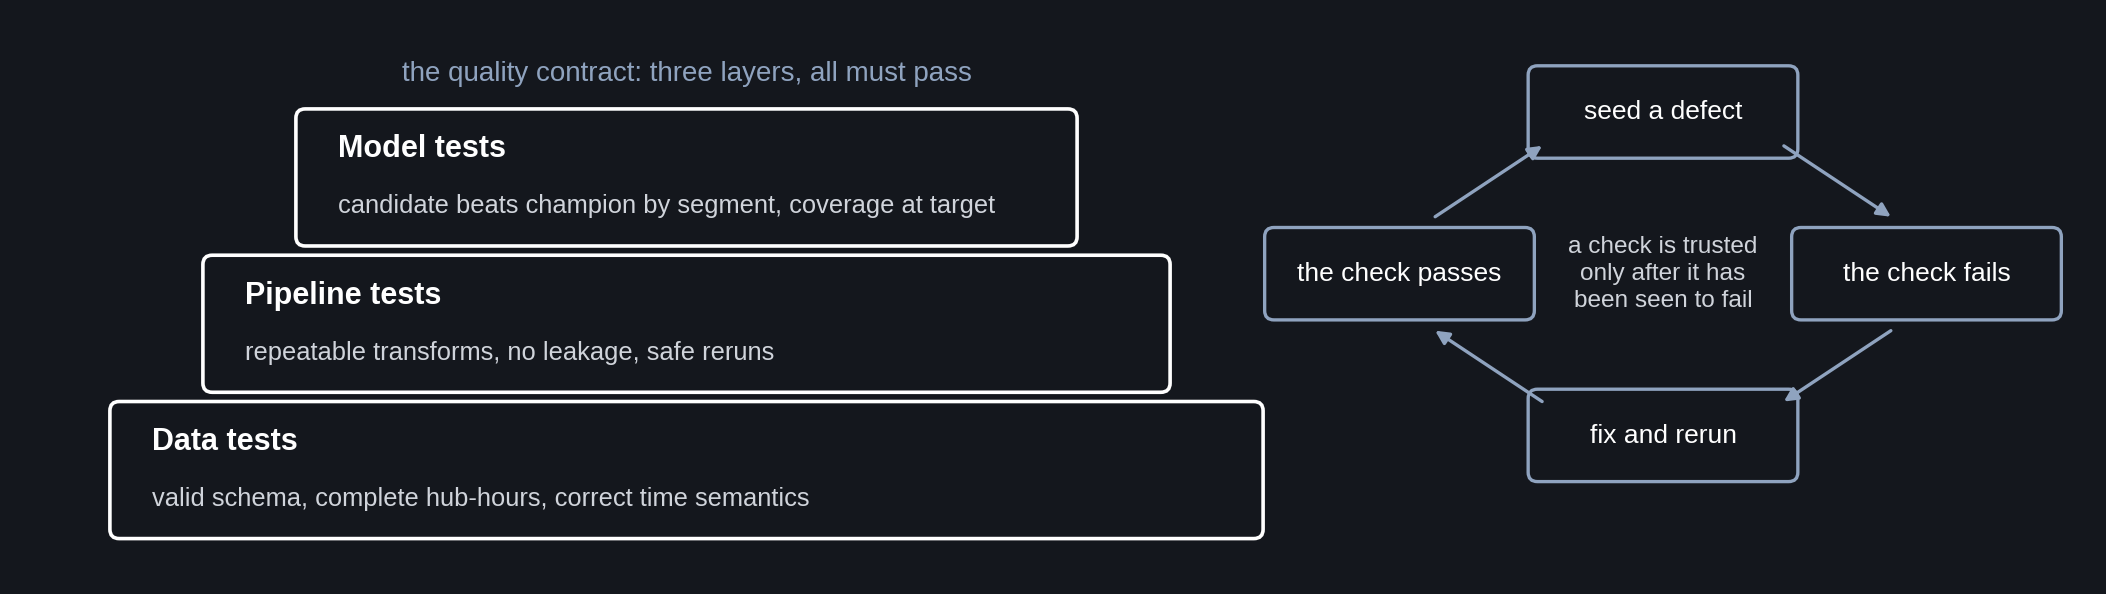

Source code (Python):
"""slide 6: the test strategy as three layers and one loop. run: python diagrams/slide06_strategy.py"""
import sys, os; sys.path.insert(0, os.path.dirname(os.path.abspath(__file__)))
from matplotlib.patches import FancyBboxPatch
from _style import canvas, save, BG, FG, DIM, ACC

fig, ax = canvas(13.33, 3.6)
# three layers, widest at the bottom: data tests, pipeline tests, model tests
layers = [
    (0.6, 0.25, 7.4, 0.85, "Data tests", "valid schema, complete hub-hours, correct time semantics"),
    (1.2, 1.2, 6.2, 0.85, "Pipeline tests", "repeatable transforms, no leakage, safe reruns"),
    (1.8, 2.15, 5.0, 0.85, "Model tests", "candidate beats champion by segment, coverage at target"),
]
for x, y, w, h, name, sub in layers:
    ax.add_patch(FancyBboxPatch((x, y), w, h, boxstyle="round,pad=0.02,rounding_size=0.06", fc=BG, ec=FG, lw=1.3))
    ax.text(x + 0.25, y + h - 0.24, name, ha="left", va="center", color=FG, fontsize=11, fontweight="bold")
    ax.text(x + 0.25, y + 0.24, sub, ha="left", va="center", color=DIM, fontsize=9.2)
ax.text(4.3, 3.25, "the quality contract: three layers, all must pass", ha="center", va="center", color=ACC, fontsize=10)
# the loop on the right: seed a defect -> check fails -> fix -> check passes -> trusted
loop = [(10.6, 3.0, "seed a defect"), (12.3, 1.95, "the check fails"), (10.6, 0.9, "fix and rerun"), (8.9, 1.95, "the check passes")]
for x, y, t in loop:
    ax.add_patch(FancyBboxPatch((x - 0.85, y - 0.28), 1.7, 0.56, boxstyle="round,pad=0.02,rounding_size=0.06", fc=BG, ec=ACC, lw=1.2))
    ax.text(x, y, t, ha="center", va="center", color=FG, fontsize=9.5)
arrows = [((11.35, 2.8), (12.1, 2.3)), ((12.1, 1.6), (11.35, 1.1)), ((9.85, 1.1), (9.1, 1.6)), ((9.1, 2.3), (9.85, 2.8))]
for (x0, y0), (x1, y1) in arrows:
    ax.annotate("", xy=(x1, y1), xytext=(x0, y0), arrowprops=dict(arrowstyle="-|>", color=ACC, lw=1.2))
ax.text(10.6, 1.95, "a check is trusted\nonly after it has\nbeen seen to fail", ha="center", va="center", color=DIM, fontsize=8.8, linespacing=1.3)
save(fig, os.path.join(os.path.dirname(os.path.abspath(__file__)), "slide06_strategy.png"))
